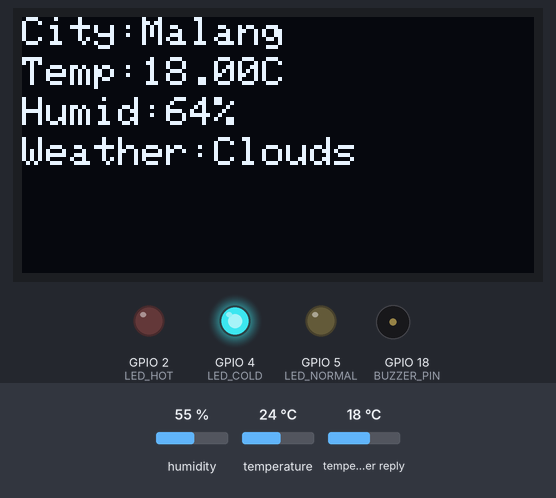
A program run on a simulated ESP32. Parts: 128×64 one-colour display, output pins drawn as LEDs (lit = HIGH), buzzer (waves = sounding, pin HIGH). The inputs (shaded band) are chosen by the test bench; at power-on: humidity 55 %, temperature 24 °C, temperature in the weather reply 18 °C. WiFi joins after 1.5 s; servers stay silent unless stated; the display library's start-up logo is not drawn; web services answer with replies made up by the test bench; what the program prints to the serial monitor is not drawn.

Above: at 4.0 s.
Timing chart, 0 to 5.5 s (numbered marks = the images above):
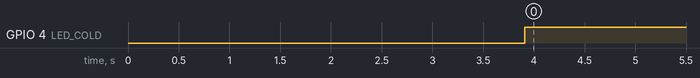

The program:

main.cpp
```cpp
#include <Wire.h>
#include <Adafruit_SSD1306.h>
#include <Adafruit_GFX.h>
#include <DHT.h>
#include <WiFi.h>
#include <HTTPClient.h>
#include <ArduinoJson.h>

// WiFi Setup
const char* ssid = "Wokwi-GUEST";
const char* password = "";

// OpenWeatherMap
String apiKey = "6375be75703e403d828c83238072ae30";
String city = "Malang";
String units = "metric";
String server = "http://api.openweathermap.org/data/2.5/weather?q=" + city + "&units=" + units + "&appid=" + apiKey;

// OLED
#define SCREEN_WIDTH 128
#define SCREEN_HEIGHT 64
Adafruit_SSD1306 display(SCREEN_WIDTH, SCREEN_HEIGHT, &Wire, -1);

// DHT Sensor
#define DHTPIN 15
#define DHTTYPE DHT22
DHT dht(DHTPIN, DHTTYPE);

// LED Pins
#define LED_HOT 2
#define LED_COLD 4
#define LED_NORMAL 5

// Buzzer Pin
#define BUZZER_PIN 18

void setup() {
  Serial.begin(115200);

  // Start OLED
  if (!display.begin(SSD1306_SWITCHCAPVCC, 0x3C)) {
    Serial.println(F("SSD1306 allocation failed"));
    for(;;);
  }
  display.display();
  delay(1000);
  display.clearDisplay();

  // Start DHT
  dht.begin();

  // LED and Buzzer setup
  pinMode(LED_HOT, OUTPUT);
  pinMode(LED_COLD, OUTPUT);
  pinMode(LED_NORMAL, OUTPUT);
  pinMode(BUZZER_PIN, OUTPUT);

  // Connect WiFi
  WiFi.begin(ssid, password);
  display.setTextSize(1);
  display.setTextColor(SSD1306_WHITE);
  display.setCursor(0, 10);
  display.print("Connecting WiFi...");
  display.display();

  while (WiFi.status() != WL_CONNECTED) {
    delay(500);
    Serial.print(".");
  }

  display.clearDisplay();
  display.setCursor(0, 10);
  display.print("WiFi Connected!");
  display.display();
  delay(1000);
}

void loop() {
  display.clearDisplay();

  // DHT Local Sensor Read
  float h = dht.readHumidity();
  float t = dht.readTemperature();

  // Check WiFi
  if ((WiFi.status() == WL_CONNECTED)) {
    HTTPClient http;
    http.begin(server);
    int httpCode = http.GET();

    if (httpCode > 0) {
      String payload = http.getString();
      Serial.println(payload);

      // Parsing JSON
      StaticJsonDocument<1024> doc;
      DeserializationError error = deserializeJson(doc, payload);

      if (!error) {
        String cityName = doc["name"];
        String country = doc["sys"]["country"];
        String weatherMain = doc["weather"][0]["main"];
        String weatherDesc = doc["weather"][0]["description"];
        float temp = doc["main"]["temp"];
        float feelsLike = doc["main"]["feels_like"];
        float tempMin = doc["main"]["temp_min"];
        float tempMax = doc["main"]["temp_max"];
        int pressure = doc["main"]["pressure"];
        int humidity = doc["main"]["humidity"];
        float windSpeed = doc["wind"]["speed"];
        int windDeg = doc["wind"]["deg"];
        long sunrise = doc["sys"]["sunrise"];
        long sunset = doc["sys"]["sunset"];

        // Print ke Serial Monitor
        Serial.println("========== Weather Info ==========");
        Serial.println("City         : " + cityName);
        Serial.println("Country      : " + country);
        Serial.println("Weather      : " + weatherMain);
        Serial.println("Description  : " + weatherDesc);
        Serial.print("Temperature  : "); Serial.print(temp); Serial.println(" °C");
        Serial.print("Feels Like   : "); Serial.print(feelsLike); Serial.println(" °C");
        Serial.print("Min Temp     : "); Serial.print(tempMin); Serial.println(" °C");
        Serial.print("Max Temp     : "); Serial.print(tempMax); Serial.println(" °C");
        Serial.print("Pressure     : "); Serial.print(pressure); Serial.println(" hPa");
        Serial.print("Humidity     : "); Serial.print(humidity); Serial.println(" %");
        Serial.print("Wind Speed   : "); Serial.print(windSpeed); Serial.println(" m/s");
        Serial.print("Wind Degree  : "); Serial.print(windDeg); Serial.println(" °");

        // Konversi sunrise & sunset dari epoch ke jam:menit:detik
        time_t rawSunrise = sunrise;
        struct tm * sunriseTime = gmtime(&rawSunrise);
        Serial.print("Sunrise      : ");
        Serial.printf("%02d:%02d:%02d\n", sunriseTime->tm_hour, sunriseTime->tm_min, sunriseTime->tm_sec);

        time_t rawSunset = sunset;
        struct tm * sunsetTime = gmtime(&rawSunset);
        Serial.print("Sunset       : ");
        Serial.printf("%02d:%02d:%02d\n", sunsetTime->tm_hour, sunsetTime->tm_min, sunsetTime->tm_sec);

        Serial.println("===================================");

        // OLED Tampilan sederhana
        display.setTextSize(1);
        display.setCursor(0,0);
        display.print("City:");
        display.print(cityName);
        display.setCursor(0,10);
        display.print("Temp:");
        display.print(temp);
        display.print("C");
        display.setCursor(0,20);
        display.print("Humid:");
        display.print(humidity);
        display.print("%");
        display.setCursor(0,30);
        display.print("Weather:");
        display.print(weatherMain);
        display.display();

        // LED & Buzzer Logic
        digitalWrite(LED_HOT, LOW);
        digitalWrite(LED_COLD, LOW);
        digitalWrite(LED_NORMAL, LOW);
        digitalWrite(BUZZER_PIN, LOW);

        if (temp >= 30.0) {
          digitalWrite(LED_HOT, HIGH);
        } else if (temp <= 20.0) {
          digitalWrite(LED_COLD, HIGH);
        } else {
          digitalWrite(LED_NORMAL, HIGH);
        }

        if (weatherDesc.indexOf("rain") >= 0 || weatherDesc.indexOf("storm") >= 0) {
          tone(BUZZER_PIN, 1000);
          delay(500);
          noTone(BUZZER_PIN);
        }

      } else {
        Serial.println("Failed to parse JSON");
      }

    } else {
      Serial.println("Error on HTTP request");
    }

    http.end();
  }

  delay(60000); // Update per 1 menit
}
```

Measured:
- by itself, GPIO 4 (LED_COLD): LOW → HIGH at 3.9 s
